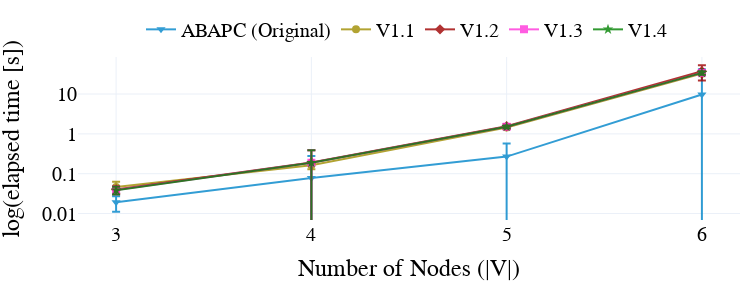

The cell this chart's notebook holds for it:
### Code cell
v1_data_for_runtime_plot = v1_data_for_runtime_plot[v1_data_for_runtime_plot['n_nodes'] <= 6]
plot_runtime(v1_data_for_runtime_plot,
             colors_dict=colors_dict,
             names_dict=names_dict,
             symbols_dict=symbols_dict,
             methods=methods)

### Figure 1 — Plotly figure (JSON) as saved in the notebook; plotly's stock layout.template omitted (floating-point values rounded to 4 significant figures)
{"data": [{"error_y": {"array": [0.008065, 0.1983, 0.3047, 32.17], "thickness": 2, "type": "data"}, "line": {"color": "#0085CA", "width": 2}, "marker": {"color": "#0085CA", "size": 8, "symbol": "triangle-down-dot"}, "mode": "lines+markers", "name": "ABAPC (Original)", "opacity": 0.8, "type": "scatter", "x": ["3", "4", "5", "6"], "y": [0.01909, 0.07844, 0.2685, 9.711]}, {"error_y": {"array": [0.01583, 0.03518, 0.1008, 2.252], "thickness": 2, "type": "data"}, "line": {"color": "#9F8D00", "width": 2}, "marker": {"color": "#9F8D00", "size": 8, "symbol": "circle-dot"}, "mode": "lines+markers", "name": "V1.1", "opacity": 0.8, "type": "scatter", "x": ["3", "4", "5", "6"], "y": [0.04661, 0.1638, 1.441, 32.51]}, {"error_y": {"array": [0.008322, 0.1984, 0.219, 15.66], "thickness": 2, "type": "data"}, "line": {"color": "#9E0000", "width": 2}, "marker": {"color": "#9E0000", "size": 8, "symbol": "diamond-dot"}, "mode": "lines+markers", "name": "V1.2", "opacity": 0.8, "type": "scatter", "x": ["3", "4", "5", "6"], "y": [0.04023, 0.1918, 1.555, 37.42]}, {"error_y": {"array": [0.008821, 0.1982, 0.129, 3.24], "thickness": 2, "type": "data"}, "line": {"color": "#ff34da", "width": 2}, "marker": {"color": "#ff34da", "size": 8, "symbol": "square-dot"}, "mode": "lines+markers", "name": "V1.3", "opacity": 0.8, "type": "scatter", "x": ["3", "4", "5", "6"], "y": [0.03894, 0.1875, 1.501, 33.91]}, {"error_y": {"array": [0.00842, 0.1981, 0.1282, 3.244], "thickness": 2, "type": "data"}, "line": {"color": "#008100", "width": 2}, "marker": {"color": "#008100", "size": 8, "symbol": "star-dot"}, "mode": "lines+markers", "name": "V1.4 ", "opacity": 0.8, "type": "scatter", "x": ["3", "4", "5", "6"], "y": [0.03854, 0.1877, 1.502, 33.91]}], "layout": {"font": {"color": "black", "family": "Serif", "size": 20}, "height": 300, "legend": {"orientation": "h", "x": 0.5, "xanchor": "center", "y": 1.05, "yanchor": "bottom"}, "margin": {"b": 80, "l": 10, "r": 10, "t": 10}, "width": 750, "xaxis": {"anchor": "y", "domain": [0, 1], "title": {"text": "Number of Nodes (|V|)"}}, "yaxis": {"anchor": "x", "domain": [0, 1], "title": {"text": "log(elapsed time [s])"}, "type": "log"}}}
